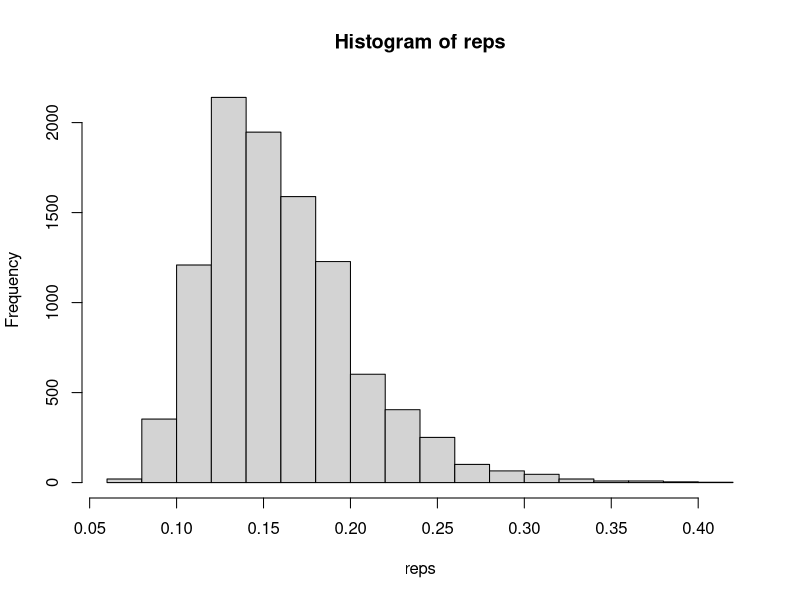
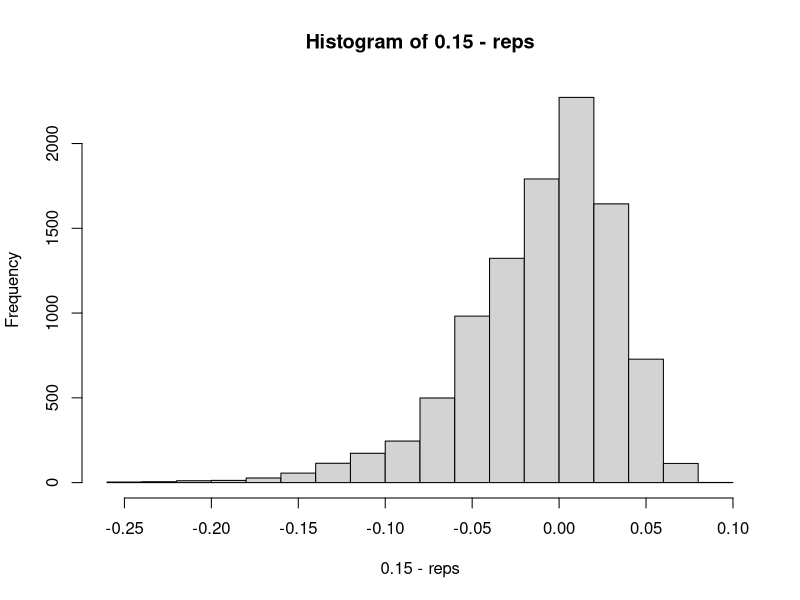

Write the R code that produced these figures, in order.
## ---- chunk 1
knitr::opts_chunk$set(echo=T,eval=T,message=F,warning=F,fig.align='center')
library(tidyverse)
## ---- chunk 2
set.seed(123) 
starting_sample = runif(30, 0, 1)
point_est = quantile(starting_sample, .95, type = 4)
mean_bias = c()
for (type in 4:9) {
  bias = c()
  for (i in 1:1e3) {
    sample_data = runif(30, 0, 1)
    point_est_mc = quantile(sample_data, .95, type = type, names = FALSE)
    bias = append(bias, abs(.95 - point_est_mc))
  }
  print(paste("bias for:", type))
  print(mean(bias))
  mean_bias = append(mean_bias, mean(bias))
}
print(paste("smallest bias:", min(mean_bias)))
## ---- chunk 3
set.seed(123) 
starting_sample = runif(30, 0, 1)
point_est = quantile(starting_sample, .95, type = 4)
percentile = c()
mean_var = c()
for (type in 4:9) {
  percentile = c()
  for (i in 1:1e3) {
    sample_data = runif(30, 0, 1)
    point_est_mc = quantile(sample_data, .95, type = type, names = FALSE)
    percentile = append(percentile, point_est_mc)
  }
  print(paste("variance for:", type))
  print(var(percentile))
  mean_var = append(mean_var, var(percentile))
}
print(paste("smallest var:", min(mean_var)))
## ---- chunk 4
set.seed(123) 
starting_sample = runif(30, 0, 1)
point_est = quantile(starting_sample, .95, type = 4)
percentile = c()
mean_var = c()
for (type in 4:9) {
  percentile = c()
  for (i in 1:1e3) {
    sample_data = rnorm(30, 0, 1)
    point_est_mc = quantile(sample_data, .95, type = type, names = FALSE)
    percentile = append(percentile, point_est_mc)
  }
  print(paste("variance for:", type))
  print(var(percentile))
  mean_var = append(mean_var, var(percentile))
}
print(paste("smallest var:", min(mean_var)))
## ---- chunk 5
set.seed(123) 
starting_sample = runif(30, 0, 1)
point_est = quantile(starting_sample, .95, type = 4)
mean_bias = c()
for (type in 4:9) {
  bias = c()
  for (i in 1:1e3) {
    sample_data = rnorm(30, 0, 1)
    point_est_mc = quantile(sample_data, .95, type = type, names = FALSE)
    bias = append(bias, abs(.95 - point_est_mc))
  }
  print(paste("bias for:", type))
  print(mean(bias))
  mean_bias = append(mean_bias, mean(bias))
}
print(paste("smallest bias:", min(mean_bias)))
## ---- chunk 6
reps = replicate(1e4, 1 / (1 + mean(rgeom(13, .15))))
hist(reps)
## ---- chunk 7
hist(.15 - reps)
mean(.15 - reps)

